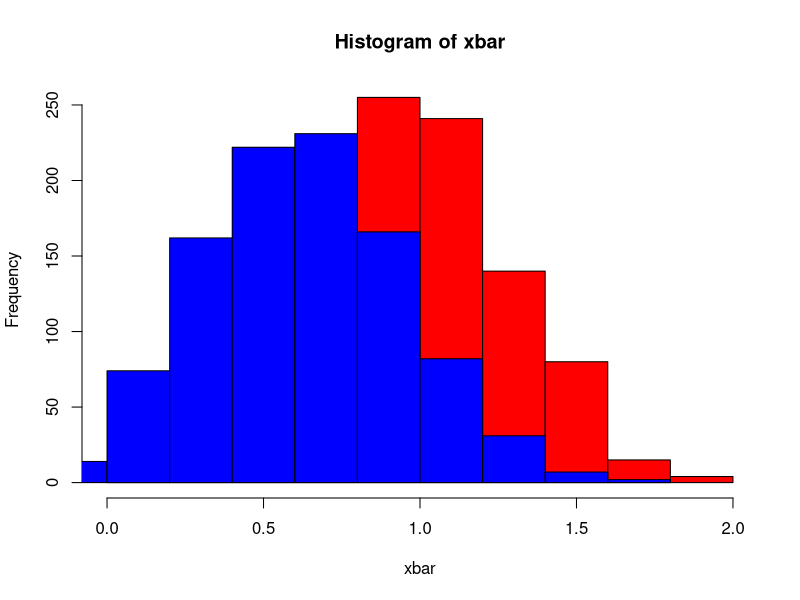

Source code (R):
#Rome Dahan's Bootstrap
xbar<-c()
for(i in 1:1000){
x<-rnorm(100,1,sd=3)
xbar[i]<-mean(x)
}
x<-rnorm(100,1,3)
xbarstar<-c()
for(i in 1:1000){
  xstar<-sample(x,100,replace=TRUE)
  xbarstar[i]<-mean(xstar)
}

hist(xbar,col="red")
hist(xbarstar,col="blue",add=TRUE)